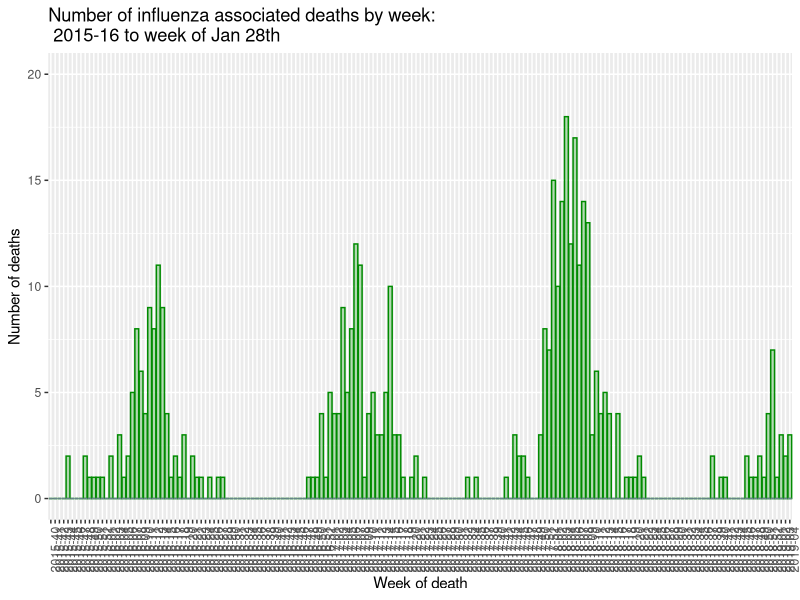

Generate this figure with R:
a <- read.csv("Weekly.csv",header = TRUE)
library(ggplot2)
ggplot(data=a,aes(x=WEEK.NUMBER))+
  geom_bar(aes(y=PREVIOUS.WEEK.DEATHS),stat="identity",position ="identity",alpha=.3,fill='green4',color='green4') +
  geom_bar(aes(y=CURRENT.WEEK.DEATHS),stat="identity",position ="identity",alpha=.8,fill='lightblue4',color='lightblue4')+ 
  xlab("Week of death") + 
  ylab("Number of deaths")+
  ggtitle("Number of influenza associated deaths by week: \n 2015-16 to week of Jan 28th")+
  theme(axis.text.x = element_text(angle = 90, hjust = 1))+
  coord_cartesian(ylim = c(00, 20))
